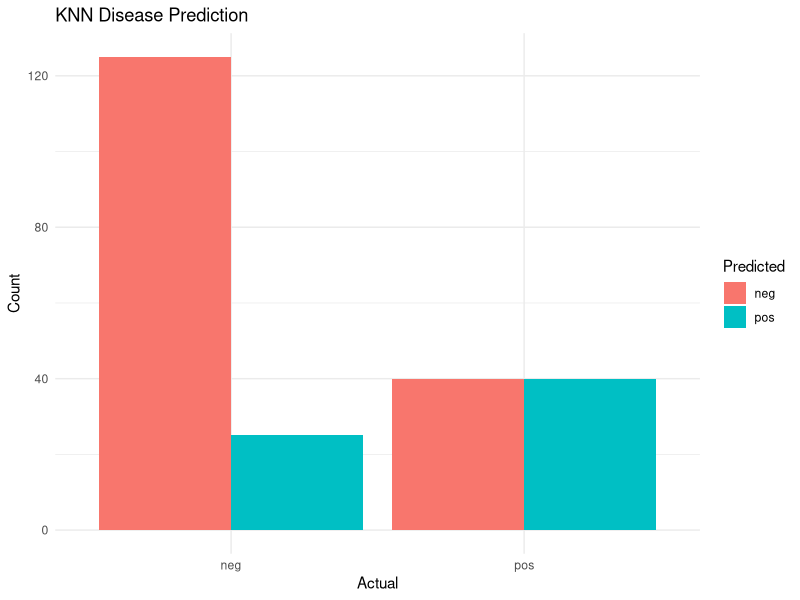

Here is the R script that generated this plot:
# Install and load required packages
install.packages(c("class",  "caret", "mlbench"), dependencies = TRUE)
library(class)
library(ggplot2)
library(caret)
library(mlbench)

# Load dataset
data(PimaIndiansDiabetes)
dataset <- PimaIndiansDiabetes

# Normalize features
normalize <- function(x) { (x - min(x)) / (max(x) - min(x)) }
dataset_norm <- as.data.frame(lapply(dataset[, 1:8], normalize))
dataset_norm$Outcome <- dataset$diabetes

# Train-test split
set.seed(123)
index <- createDataPartition(dataset_norm$Outcome, p = 0.7, list = FALSE)
train <- dataset_norm[index, ]
test <- dataset_norm[-index, ]
train_labels <- train$Outcome
test_labels <- test$Outcome
train <- train[, -9]
test <- test[, -9]

# KNN classification
knn_pred <- knn(train, test, cl = train_labels, k = 5)

# Confusion matrix
print(confusionMatrix(knn_pred, test_labels))

# Visualization
results <- data.frame(Actual = test_labels, Predicted = knn_pred)
ggplot(results, aes(x = Actual, fill = Predicted)) +
  geom_bar(position = "dodge") +
  labs(title = "KNN Disease Prediction", y = "Count") +
  theme_minimal()
